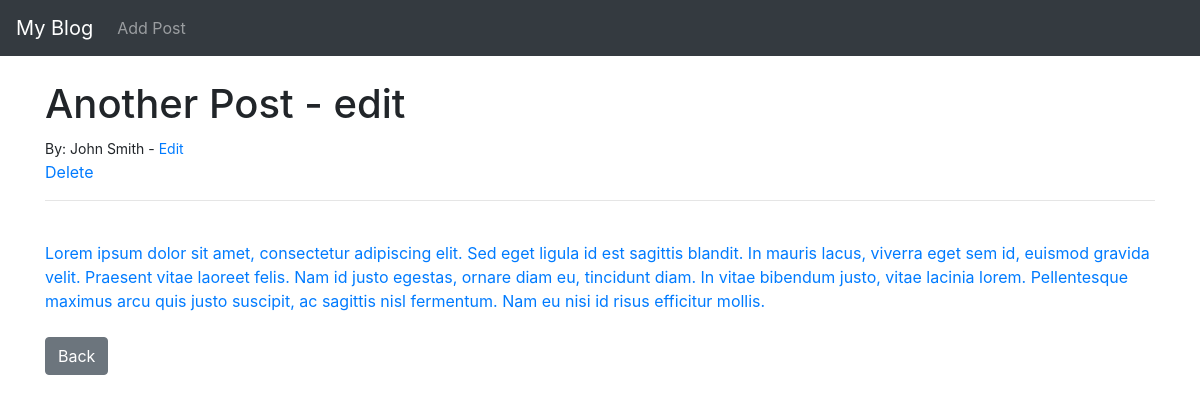
Page /article/6 on the committed database.
### theblog/models.py (models this page shows, shortened)
class Post(models.Model):
    title = models.CharField(max_length=255)
    title_tag = models.CharField(max_length=255)
    author = models.ForeignKey(User, on_delete=models.CASCADE)
    body = models.TextField()
    created_at = models.DateTimeField(default=timezone.now)
    updated_at = models.DateTimeField(auto_now=True)
    is_public = models.BooleanField(default=True)
    password = models.CharField(max_length=50, blank=True, null=True)
    image = models.ImageField(upload_to='images/', null=True, blank=True)
    media_link = models.URLField(max_length=200, null=True, blank=True)

### theblog/views.py (the view)
# urls.py: path('article/<int:pk>', ArticleDetailView.as_view(), name='article-detail'),
class ArticleDetailView(DetailView):
    model = Post
    template_name = 'article_details.html'

### theblog/templates/article_details.html (shortened to what this page needs)
{% extends 'base.html' %}
{% block content %}
    <h1>{{ post.title }}</h1>
    <small>By: {{ post.author.first_name }}
    {{ post.author.last_name }} - <a href="{% url 'update_post' post.pk %}">Edit</a>
    </small></br>
    <a href="{% url 'delete_post' post.pk %}">Delete
    <hr>
    <br/>
    {{ post.body }}
    <br/><br/>
    <a href="{% url 'home' %}" class="btn btn-secondary">Back</a>
{% endblock %}

### rows in the picture
Post: title "Another Post - edit", author.first_name "John", author.last_name "Smith", body "Lorem ipsum dolor sit amet, consectetur adipiscing elit. Sed eget ligula id est sagittis blandit. In mauris lacus, viverra eget sem id, euismod gravida velit. Praesent vitae laoreet felis. Nam id justo egestas, ornare diam eu, tincidunt diam. In vitae bibendum justo, vitae lacinia lorem. Pellentesque maximus arcu quis justo suscipit, ac sagittis nisl fermentum. Nam eu nisi id risus efficitur mollis."
